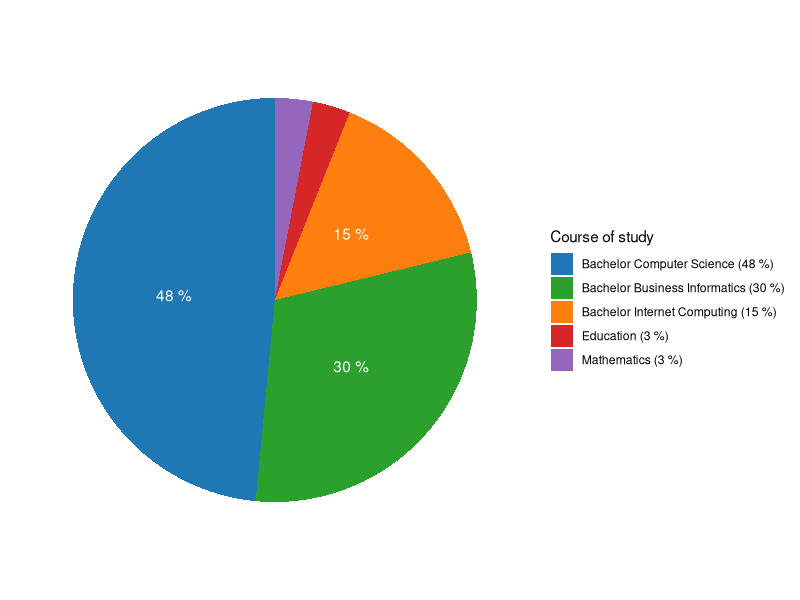
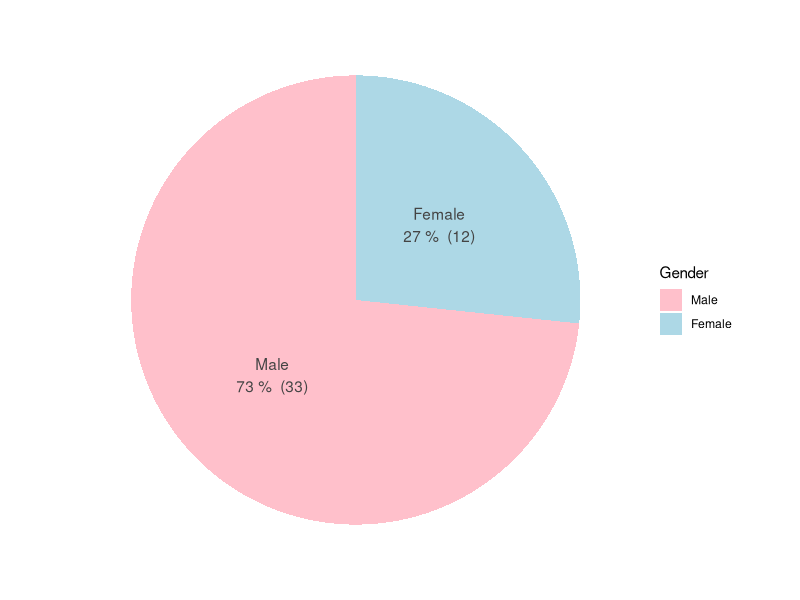
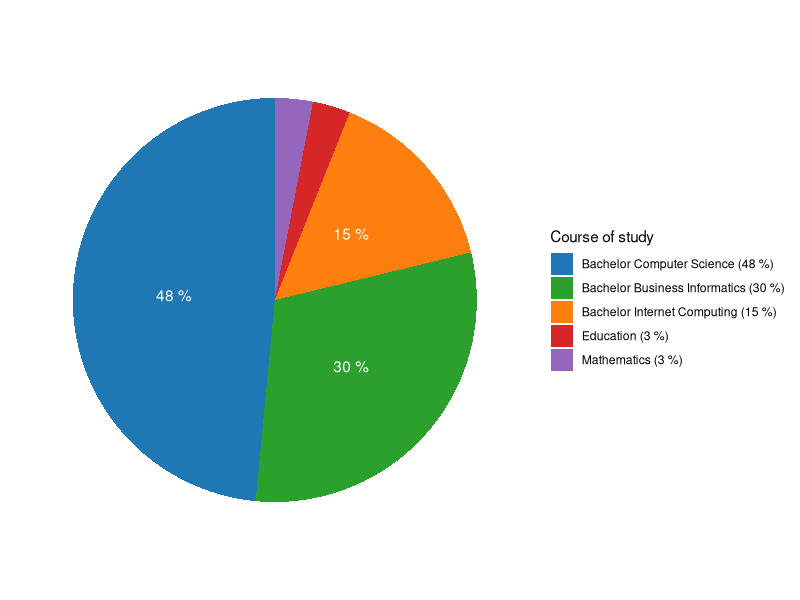
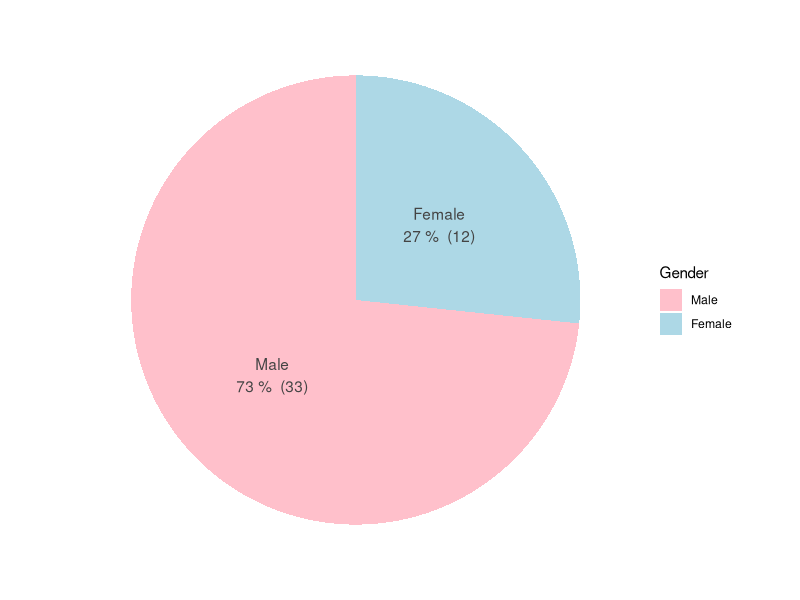

Here is the R script that generated these plots, in order: (Note: this script raises an error after producing the figures.)
library(ggstats)
library(ggplot2)
library(dplyr)
library(purrr)
library(reshape2)

if (!exists("outputDir")) outputDir <- "./visualizer/out/"

survey <- read.csv("./visualizer/survey.csv") %>%
  select(courseOfStudy = What.is.your.course.of.study., everything())

# ---- PLOT --- Course of study ----
course_of_study <- survey %>%
  filter(courseOfStudy != "") %>%
  group_by(courseOfStudy) %>%
  summarise(n = n()) %>%
  arrange(desc(n)) %>%
  mutate(courseOfStudy = factor(courseOfStudy, levels = courseOfStudy)) %>%
  mutate(percentage = n / sum(n) * 100) %>%
  mutate(courseOfStudy = paste0(formatC(100 - round(percentage, 0), 2, flag = '0'), "__", # just there for the ordering
                                courseOfStudy, " (", round(percentage, 0), " %)")) # actual name
ggplot(data = course_of_study, aes(x = "", fill = courseOfStudy, y = n)) +
  theme_minimal() +
  geom_bar(stat = "identity") +
  coord_polar("y", start = 0, clip = "on") +
  labs(title = element_blank(), x = element_blank(), y = element_blank(), fill = "Course of study") +
  theme(panel.grid = element_blank(), axis.ticks = element_blank(), axis.text.x = element_blank()) +
  geom_text(aes(label = ifelse(percentage > 5, paste(round(percentage, 0), "%"), '')), position = position_stack(vjust = 0.5), color = "white") +
  scale_fill_manual(values = c("#1f77b4", "#2ca02c", "#ff7f0e", "#d62728", "#9467bd", "#8c564b", "#e377c2", "#7f7f7f", "#bcbd22", "#17becf"),
                    labels = course_of_study %>% # remove order prefix
                      mutate(courseOfStudy = gsub("\\d+__", '', courseOfStudy)) %>%
                      mutate(courseOfStudy = gsub("Informatik", 'Computer Science', courseOfStudy)) %>%
                      mutate(courseOfStudy = gsub("Wirtschaftsinformatik", 'Business Informatics', courseOfStudy)) %>%
                      mutate(courseOfStudy = gsub("Lehramt", 'Education', courseOfStudy)) %>%
                      pull(courseOfStudy))
ggsave(filename = paste0(outputDir, "course_of_study.png"), width = 6, height = 4)
# ----

# ---- PLOT --- Gender ------------
gender <- survey %>%
  group_by(Gender) %>%
  summarise(n = n()) %>%
  arrange(desc(n)) %>%
  mutate(Gender = factor(Gender, levels = Gender)) %>%
  mutate(percentage = n / sum(n) * 100) %>%
  mutate(.gender = paste0(Gender, " (", round(percentage, 0), " %)"))
ggplot(data = gender, aes(x = "", fill = Gender, y = n)) +
  theme_minimal() +
  geom_bar(stat = "identity") +
  coord_polar("y", start = 0, clip = "on") +
  labs(title = element_blank(), x = element_blank(), y = element_blank(), fill = "Gender") +
  theme(panel.grid = element_blank(), axis.ticks = element_blank(), axis.text.x = element_blank()) +
  geom_text(aes(label = paste0(Gender, "\n", round(percentage, 0), " %  (", n, ")")), position = position_stack(vjust = 0.5), color = "#444444") +
  scale_fill_manual(values = c("pink", "lightblue"))
ggsave(filename = paste0(outputDir, "gender.png"), width = 6, height = 4)
# ----

# ---- PLOT --- Experience with Programming ------------
# likert plots of Experience.with.Java
experience <- survey %>%
  select(Java = "Experience.with.Java", Programming = "Experience.with.programming..any.language.")
# get programmatically (wrong order)
# likert_levels_experience <- experience %>% pull(Java) %>% unique()
# for (val in likert_levels_experience) { print(val) }
likert_levels_experience <- c(
  "< 3 months",
  ">= 3 months && < 6 months",
  ">= 6 months && < 1 year",
  ">= 1 year && < 3 years",
  ">= 3 years"
)
experience <- experience %>%
  mutate(across(everything(), ~factor(.x, levels = likert_levels_experience)))
gglikert(experience) +
  scale_fill_viridis_d(option = "plasma")
ggsave(filename = paste0(outputDir, "experience_with_programming_likert.png"), width = 10, height = 3)
# as bar chart
ggplot(experience, aes(y = Java)) +
  theme_minimal() +
  geom_bar(width = .5) +
  labs(title = "Experience with Java", y = "Experience", x = "Players")
ggsave(filename = paste0(outputDir, "experience_with_programming_bar.png"), width = 10, height = 3)
# ----

# ---- PLOT --- other likert plots ------------
likert_levels_all <- c(
  "Fully disagree",
  "Partially disagree",
  "Neither agree nor disagree",
  "Partially agree",
  "Fully agree"
)
all <- survey %>%
  select(starts_with("Please.specify.your.level.of.agreement")) %>%
  rename_with(~gsub("Please\\.specify\\.your\\.level\\.of\\.agreement\\.+", "", .x)) %>%
  rename_with(~gsub("\\.", " ", .x)) %>%
  mutate(across(everything(), ~factor(.x, levels = likert_levels_all)))
  # add numbers to all questions
colnames(all) <- sprintf("(Q%02d) %s", seq(1, 14), colnames(all))
gglikert(all)
ggsave(filename = paste0(outputDir, "likert_plots.png"), width = 9, height = 9)
# ----

# ---- PLOT --- Age as likert plot ------------
age <- survey %>%
  select(Age)
likert_levels_age <- age %>%
  mutate(Age = as.character(Age)) %>%
  pull(Age) %>%
  unique() %>%
  sort()
age <- tibble(Age = age$Age) %>% # defactorize using tibble
  mutate(across(everything(), ~factor(.x, levels = likert_levels_age)))
gglikert(age)
ggsave(filename = paste0(outputDir, "age.png"), width = 10, height = 3)
# heatmap
age_counts <- age %>%
  group_by(Age) %>%
  summarise(n = n()) %>%
  arrange(Age)
ggplot(age_counts, aes(x = Age, y = 1, fill = n)) +
  geom_tile() +
  ylab("") +
  scale_fill_viridis_c(option = "plasma")
# values
avg_age <- age %>%
  summarise(avg_age = mean(as.numeric(as.character(Age)))) %>%
  pull(avg_age)
# ----
